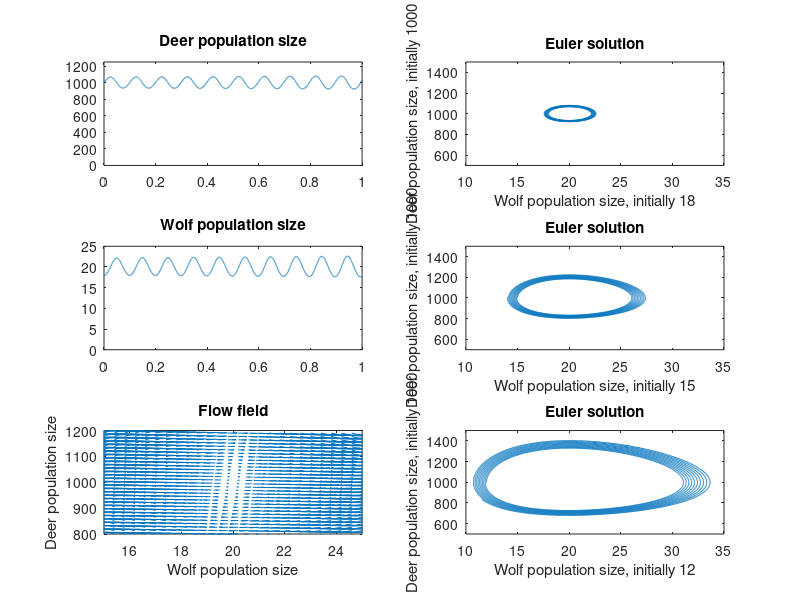

MATLAB code to generate this figure:
% pp_euler.m explores stability for Euler's method in a simple predator prey model without noise

clf

xinit = [12 15 18];
yinit = [1000 1000 1000];

for p=1:3,

  N=10000;                           % number of steps to take
  T=1;                               % maximum time
  h=T/N;                             % time step
  t=(0:h:T);                         % t is the vector [0 1h 2h 3h ... Nh]

  x=zeros(size(t));                  % place to store wolf population size
  y=zeros(size(t));                  % place to store deer population size

  x(1)=xinit(p);                     % initial wolf population
  y(1)=yinit(p);                     % initial deer population

  for i=1:N                          % start taking steps
    x(i+1)=x(i)+0.1*(y(i)-1000)*x(i)*h;
    y(i+1)=y(i)+2*(20-x(i))*y(i)*h;
  end;

  subplot(3,2,8-2*p);
  plot(x,y);
  axis([10 35 500 1500]);
  title('Euler solution');
  xlabel(['Wolf population size, initially ' int2str(xinit(p))]);
  ylabel(['Deer population size, initially ' int2str(yinit(p))]);

end

subplot(3,2,1);
  plot(t,y);
  axis([0 T 0 1250]);
  title('Deer population size');

subplot(3,2,3);
  plot(t,x);
  axis([0 T 0 25]);
  title('Wolf population size');

subplot(3,2,5);
  xmin = 15;
  xmax = 25;
  ymin = 800;
  ymax = 1200;
  [xg,yg] = meshgrid(xmin:0.4:xmax,ymin:13:ymax);    % prepare points on a grid
  px = 0.1*(yg - 1000) .* xg;                  % rate of growth of wolf population
  py = 2*(20-xg) .* yg;                      % rate of growth of deer population
  quiver(xg,yg,px/1500,py/1500)                  % plot the flow field
  axis([xmin xmax ymin ymax]);
  title('Flow field');
  xlabel('Wolf population size');
  ylabel('Deer population size');
